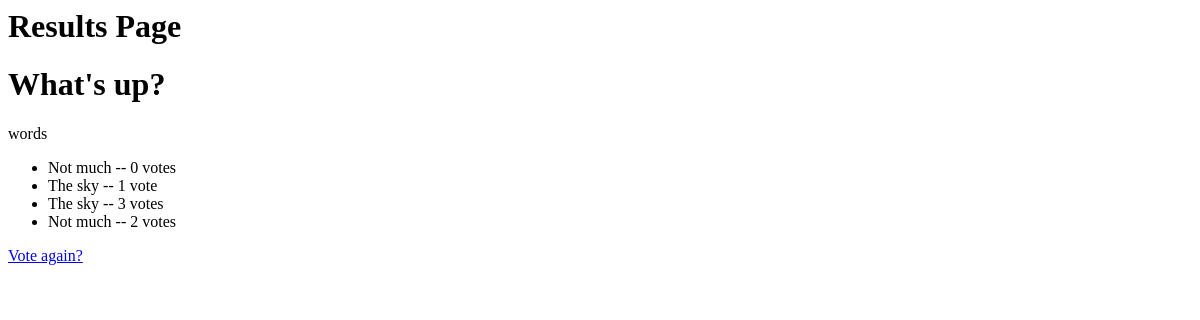
/polls/1/results/, run on an earlier commit of the app's database.
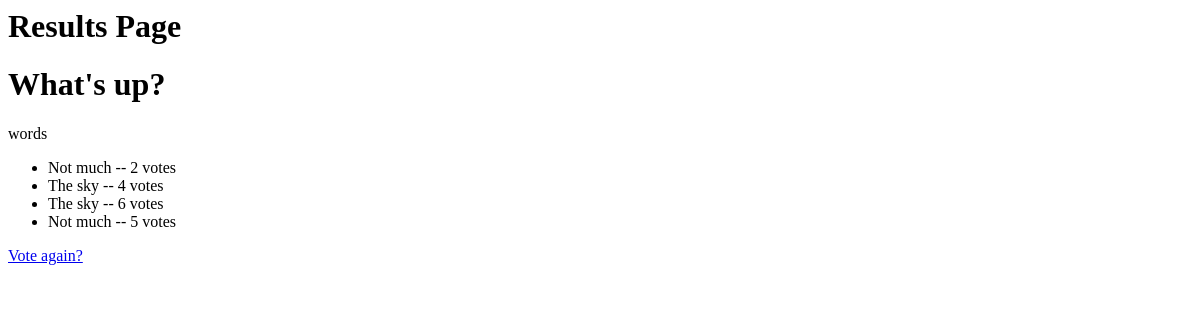
And on a later commit of the database.
### polls/models.py (models this page shows, shortened)
class Question(models.Model):
    question_text = models.CharField(max_length=200)
    pub_date = models.DateTimeField("date published")
    words = "words"

class Choice(models.Model):
    question = models.ForeignKey(Question, on_delete=models.CASCADE)
    choice_text = models.CharField(max_length=200)
    votes = models.IntegerField(default=0)

### polls/views.py (the view)
# urls.py: path("<int:pk>/results/", views.ResultsView.as_view(), name="results"),
class ResultsView(generic.DetailView):
    model = Question
    template_name = "polls/results.html"

### polls/templates/polls/results.html
<h1>Results Page</h1>
<h1>{{ question.question_text }}</h1>
<p>{{ question.words }}</p>
<ul>
{% for choice in question.choice_set.all %}
    <li>{{ choice.choice_text }} -- {{ choice.votes }} vote{{ choice.votes|pluralize }}</li>
{% endfor %}
</ul>
<a href="{% url 'polls:detail' question.id %}">Vote again?</a>

What changed in the data, as far as the page shows it:
changed Choice (number 1 of 4 on the later page): votes "0" → "2"
changed Choice (number 2 of 4 on the later page): votes "1" → "4"
changed Choice (number 3 of 4 on the later page): votes "3" → "6"
changed Choice (number 4 of 4 on the later page): votes "2" → "5"
